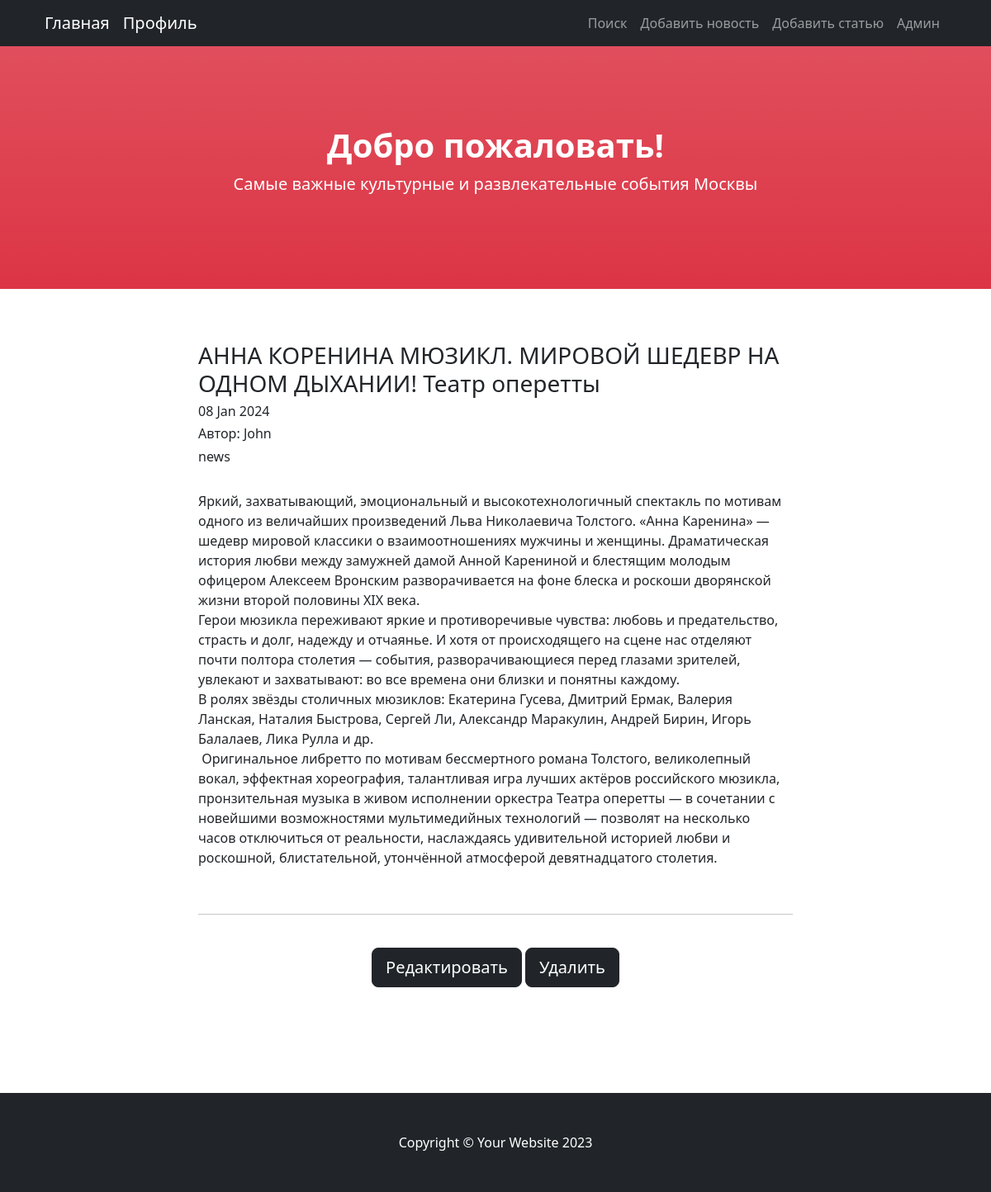
/news/78, run on an earlier commit of the app's database.
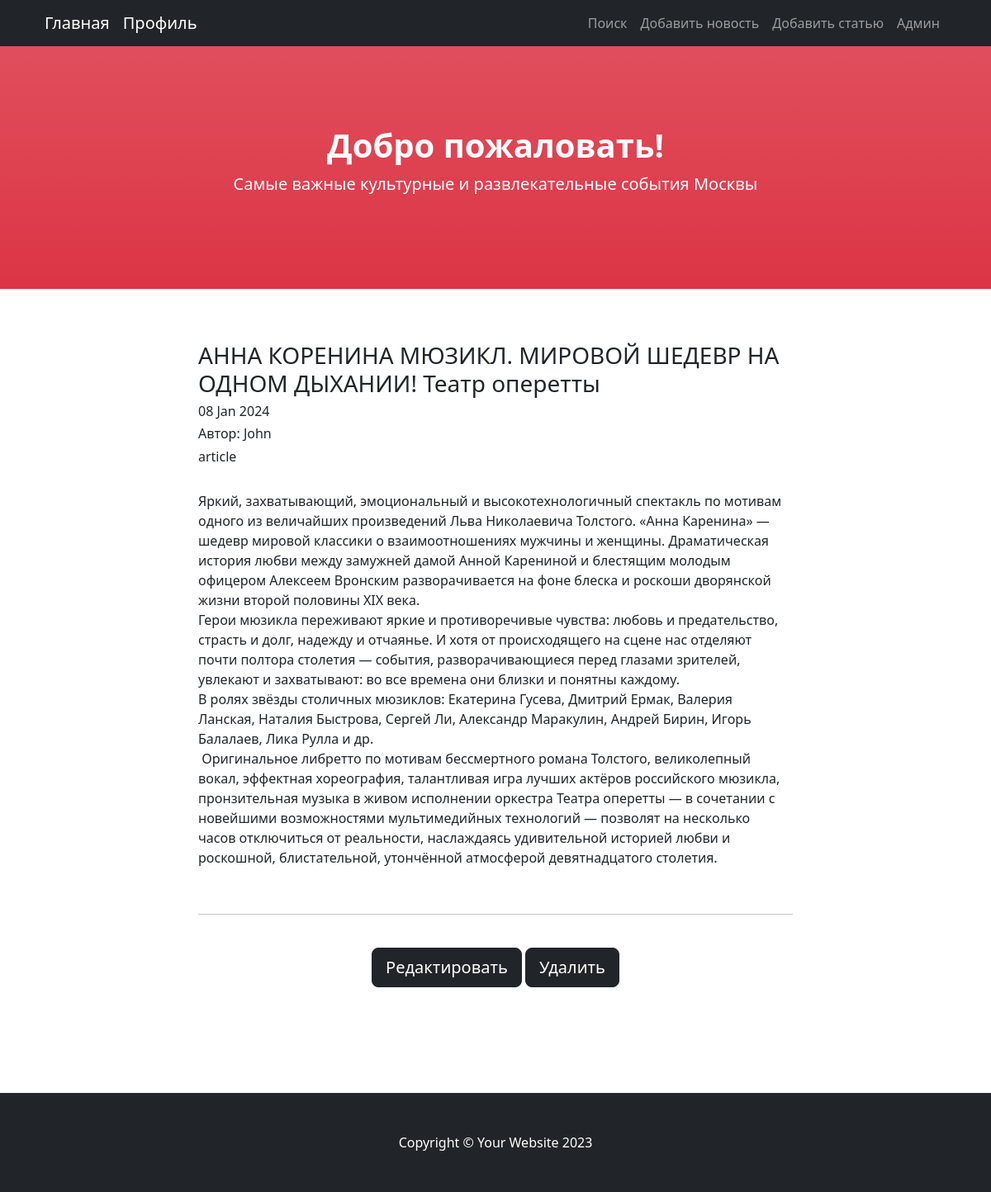
And on a later commit of the database.
### News/models.py (models this page shows, shortened)
class Post(models.Model):
    PREVIEW_LENGTH = 124
    news = 'NE'
    article = 'AR'
    ITEM_TYPE = [(news, 'news'),
                 (article, 'article')]
    type = models.CharField(max_length=2, choices=ITEM_TYPE, default=news)
    add_date = models.DateTimeField(auto_now_add=True)
    title = models.CharField(max_length=150)
    content = models.TextField()
    rating = models.IntegerField(default=0)
    author = models.ForeignKey(Author, on_delete=models.PROTECT)
    category = models.ManyToManyField(Category, through='PostCategory')

class Author(models.Model):
    rating = models.IntegerField(default=0)
    user = models.OneToOneField(User, on_delete=models.CASCADE)

### News/views.py (the view)
# urls.py: path('<int:pk>', PostDetail.as_view(), name='post_detail'),
class PostDetail(DetailView):
    model = Post
    template_name = 'post.html'
    context_object_name = 'post'

### News/templatetags/custom_filters.py (called while the page is built)
@register.filter()
def censor(value: str) -> str:
    try:
        if not isinstance(value, str):
            raise CensorException('Filter can work only with str format')
        pattern = re.compile(fr"\b{BAD_WORD}[а-я]{{0,3}}\b", re.IGNORECASE)
        result = re.sub(pattern, censor_repl, value)
        return result
    except CensorException as error:
        print(error)
        pass

### templates/post.html (shortened to what this page needs)
{% extends 'flatpages/default.html' %}
{% load custom_filters %}
{% block content %}
    <h3>{{ post.title|censor }}</h3>
    <h6>{{ post.add_date|date:'d M Y' }}</h6>
    <h6>Автор: {{ post.author.user.username }}</h6>
    <h6>{{ post.get_type_display }}</h6>
    <br>
    <p style="white-space: break-spaces;">{{ post.content|censor }}</p>
    <br><hr><br>
    <div class="text-center" >
        {% if post.type == "NE" %}
            <a style="text-decoration: none" href="/news/{{ post.pk }}/edit">
                <input class="btn btn-lg btn-dark" type="button" value="Редактировать" />
            </a>
            <a style="text-decoration: none" href="/news/{{ post.pk }}/delete">
                <input id="deleteButton" class="btn btn-lg btn-dark" type="button" value="Удалить" />
            </a>
        {% else %}
            <a style="text-decoration: none" href="/articles/{{ post.pk }}/edit">
                <input class="btn btn-lg btn-dark" type="button" value="Редактировать" />
            </a>
            <a style="text-decoration: none" href="/articles/{{ post.pk }}/delete">
                <input id="deleteButton" class="btn btn-lg btn-dark" type="button" value="Удалить" />
            </a>
        {% endif %}
    </div>
{% endblock content %}

What changed in the data, as far as the page shows it:
changed Post "АННА КОРЕНИНА МЮЗИКЛ. МИРОВОЙ ШЕДЕВР НА ОДНОМ ДЫХАНИИ! Театр оперетты": type "news" → "article"
Also different on the page:
form field value: (not shown) → "Редактировать"
form field value: (not shown) → "Удалить"
form field value: "Редактировать" → (not shown)
form field value: "Удалить" → (not shown)
